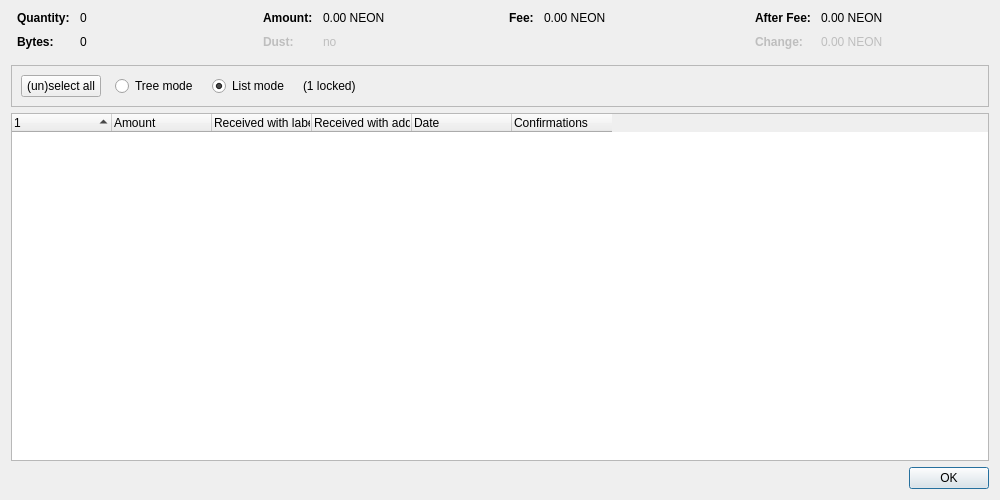
<?xml version="1.0" encoding="UTF-8"?>
<ui version="4.0">
 <class>CoinControlDialog</class>
 <widget class="QDialog" name="CoinControlDialog">
  <property name="geometry">
   <rect>
    <x>0</x>
    <y>0</y>
    <width>1000</width>
    <height>500</height>
   </rect>
  </property>
  <property name="windowTitle">
   <string>Coin Selection</string>
  </property>
  <layout class="QVBoxLayout" name="verticalLayout">
   <item>
    <layout class="QHBoxLayout" name="horizontalLayoutTop" stretch="0,0,0,0">
     <property name="topMargin">
      <number>0</number>
     </property>
     <property name="bottomMargin">
      <number>10</number>
     </property>
     <item>
      <layout class="QFormLayout" name="formLayoutCoinControl1">
       <property name="horizontalSpacing">
        <number>10</number>
       </property>
       <property name="verticalSpacing">
        <number>10</number>
       </property>
       <property name="leftMargin">
        <number>6</number>
       </property>
       <property name="rightMargin">
        <number>6</number>
       </property>
       <item row="0" column="0">
        <widget class="QLabel" name="labelCoinControlQuantityText">
         <property name="font">
          <font>
           <weight>75</weight>
           <bold>true</bold>
          </font>
         </property>
         <property name="text">
          <string>Quantity:</string>
         </property>
        </widget>
       </item>
       <item row="0" column="1">
        <widget class="QLabel" name="labelCoinControlQuantity">
         <property name="cursor">
          <cursorShape>IBeamCursor</cursorShape>
         </property>
         <property name="contextMenuPolicy">
          <enum>Qt::ActionsContextMenu</enum>
         </property>
         <property name="text">
          <string notr="true">0</string>
         </property>
         <property name="textInteractionFlags">
          <set>Qt::LinksAccessibleByMouse|Qt::TextSelectableByKeyboard|Qt::TextSelectableByMouse</set>
         </property>
        </widget>
       </item>
       <item row="1" column="0">
        <widget class="QLabel" name="labelCoinControlBytesText">
         <property name="font">
          <font>
           <weight>75</weight>
           <bold>true</bold>
          </font>
         </property>
         <property name="text">
          <string>Bytes:</string>
         </property>
        </widget>
       </item>
       <item row="1" column="1">
        <widget class="QLabel" name="labelCoinControlBytes">
         <property name="cursor">
          <cursorShape>IBeamCursor</cursorShape>
         </property>
         <property name="contextMenuPolicy">
          <enum>Qt::ActionsContextMenu</enum>
         </property>
         <property name="text">
          <string notr="true">0</string>
         </property>
         <property name="textInteractionFlags">
          <set>Qt::LinksAccessibleByMouse|Qt::TextSelectableByKeyboard|Qt::TextSelectableByMouse</set>
         </property>
        </widget>
       </item>
      </layout>
     </item>
     <item>
      <layout class="QFormLayout" name="formLayoutCoinControl2">
       <property name="horizontalSpacing">
        <number>10</number>
       </property>
       <property name="verticalSpacing">
        <number>10</number>
       </property>
       <property name="leftMargin">
        <number>6</number>
       </property>
       <property name="rightMargin">
        <number>6</number>
       </property>
       <item row="0" column="0">
        <widget class="QLabel" name="labelCoinControlAmountText">
         <property name="font">
          <font>
           <weight>75</weight>
           <bold>true</bold>
          </font>
         </property>
         <property name="text">
          <string>Amount:</string>
         </property>
        </widget>
       </item>
       <item row="0" column="1">
        <widget class="QLabel" name="labelCoinControlAmount">
         <property name="cursor">
          <cursorShape>IBeamCursor</cursorShape>
         </property>
         <property name="contextMenuPolicy">
          <enum>Qt::ActionsContextMenu</enum>
         </property>
         <property name="text">
          <string notr="true">0.00 NEON</string>
         </property>
         <property name="textInteractionFlags">
          <set>Qt::LinksAccessibleByMouse|Qt::TextSelectableByKeyboard|Qt::TextSelectableByMouse</set>
         </property>
        </widget>
       </item>
       <item row="1" column="0">
        <widget class="QLabel" name="labelCoinControlLowOutputText">
         <property name="enabled">
          <bool>false</bool>
         </property>
         <property name="font">
          <font>
           <weight>75</weight>
           <bold>true</bold>
          </font>
         </property>
         <property name="text">
          <string>Dust:</string>
         </property>
        </widget>
       </item>
       <item row="1" column="1">
        <widget class="QLabel" name="labelCoinControlLowOutput">
         <property name="enabled">
          <bool>false</bool>
         </property>
         <property name="cursor">
          <cursorShape>IBeamCursor</cursorShape>
         </property>
         <property name="contextMenuPolicy">
          <enum>Qt::ActionsContextMenu</enum>
         </property>
         <property name="text">
          <string notr="true">no</string>
         </property>
         <property name="textInteractionFlags">
          <set>Qt::LinksAccessibleByMouse|Qt::TextSelectableByKeyboard|Qt::TextSelectableByMouse</set>
         </property>
        </widget>
       </item>
      </layout>
     </item>
     <item>
      <layout class="QFormLayout" name="formLayoutCoinControl3">
       <property name="horizontalSpacing">
        <number>10</number>
       </property>
       <property name="verticalSpacing">
        <number>10</number>
       </property>
       <property name="leftMargin">
        <number>6</number>
       </property>
       <property name="rightMargin">
        <number>6</number>
       </property>
       <item row="0" column="0">
        <widget class="QLabel" name="labelCoinControlFeeText">
         <property name="font">
          <font>
           <weight>75</weight>
           <bold>true</bold>
          </font>
         </property>
         <property name="text">
          <string>Fee:</string>
         </property>
        </widget>
       </item>
       <item row="0" column="1">
        <widget class="QLabel" name="labelCoinControlFee">
         <property name="cursor">
          <cursorShape>IBeamCursor</cursorShape>
         </property>
         <property name="contextMenuPolicy">
          <enum>Qt::ActionsContextMenu</enum>
         </property>
         <property name="text">
          <string notr="true">0.00 NEON</string>
         </property>
         <property name="textInteractionFlags">
          <set>Qt::LinksAccessibleByMouse|Qt::TextSelectableByKeyboard|Qt::TextSelectableByMouse</set>
         </property>
        </widget>
       </item>
      </layout>
     </item>
     <item>
      <layout class="QFormLayout" name="formLayoutCoinControl4">
       <property name="horizontalSpacing">
        <number>10</number>
       </property>
       <property name="verticalSpacing">
        <number>10</number>
       </property>
       <property name="leftMargin">
        <number>6</number>
       </property>
       <property name="rightMargin">
        <number>6</number>
       </property>
       <item row="0" column="0">
        <widget class="QLabel" name="labelCoinControlAfterFeeText">
         <property name="font">
          <font>
           <weight>75</weight>
           <bold>true</bold>
          </font>
         </property>
         <property name="text">
          <string>After Fee:</string>
         </property>
        </widget>
       </item>
       <item row="0" column="1">
        <widget class="QLabel" name="labelCoinControlAfterFee">
         <property name="cursor">
          <cursorShape>IBeamCursor</cursorShape>
         </property>
         <property name="contextMenuPolicy">
          <enum>Qt::ActionsContextMenu</enum>
         </property>
         <property name="text">
          <string notr="true">0.00 NEON</string>
         </property>
         <property name="textInteractionFlags">
          <set>Qt::LinksAccessibleByMouse|Qt::TextSelectableByKeyboard|Qt::TextSelectableByMouse</set>
         </property>
        </widget>
       </item>
       <item row="1" column="0">
        <widget class="QLabel" name="labelCoinControlChangeText">
         <property name="enabled">
          <bool>false</bool>
         </property>
         <property name="font">
          <font>
           <weight>75</weight>
           <bold>true</bold>
          </font>
         </property>
         <property name="text">
          <string>Change:</string>
         </property>
        </widget>
       </item>
       <item row="1" column="1">
        <widget class="QLabel" name="labelCoinControlChange">
         <property name="enabled">
          <bool>false</bool>
         </property>
         <property name="cursor">
          <cursorShape>IBeamCursor</cursorShape>
         </property>
         <property name="contextMenuPolicy">
          <enum>Qt::ActionsContextMenu</enum>
         </property>
         <property name="text">
          <string notr="true">0.00 NEON</string>
         </property>
         <property name="textInteractionFlags">
          <set>Qt::LinksAccessibleByMouse|Qt::TextSelectableByKeyboard|Qt::TextSelectableByMouse</set>
         </property>
        </widget>
       </item>
      </layout>
     </item>
    </layout>
   </item>
   <item>
    <widget class="QFrame" name="frame">
     <property name="minimumSize">
      <size>
       <width>0</width>
       <height>40</height>
      </size>
     </property>
     <property name="frameShape">
      <enum>QFrame::StyledPanel</enum>
     </property>
     <property name="frameShadow">
      <enum>QFrame::Sunken</enum>
     </property>
     <layout class="QHBoxLayout" name="horizontalLayout">
      <item>
       <layout class="QHBoxLayout" name="horizontalLayoutPanel" stretch="0,0,0,0,0">
        <property name="spacing">
         <number>14</number>
        </property>
        <item>
         <widget class="QPushButton" name="pushButtonSelectAll">
          <property name="sizePolicy">
           <sizepolicy hsizetype="Maximum" vsizetype="Fixed">
            <horstretch>0</horstretch>
            <verstretch>0</verstretch>
           </sizepolicy>
          </property>
          <property name="text">
           <string>(un)select all</string>
          </property>
          <property name="autoDefault">
           <bool>false</bool>
          </property>
         </widget>
        </item>
        <item>
         <widget class="QRadioButton" name="radioTreeMode">
          <property name="sizePolicy">
           <sizepolicy hsizetype="Maximum" vsizetype="Fixed">
            <horstretch>0</horstretch>
            <verstretch>0</verstretch>
           </sizepolicy>
          </property>
          <property name="text">
           <string>Tree mode</string>
          </property>
         </widget>
        </item>
        <item>
         <widget class="QRadioButton" name="radioListMode">
          <property name="sizePolicy">
           <sizepolicy hsizetype="Maximum" vsizetype="Fixed">
            <horstretch>0</horstretch>
            <verstretch>0</verstretch>
           </sizepolicy>
          </property>
          <property name="text">
           <string>List mode</string>
          </property>
          <property name="checked">
           <bool>true</bool>
          </property>
         </widget>
        </item>
        <item>
         <widget class="QLabel" name="labelLocked">
          <property name="text">
           <string notr="true">(1 locked)</string>
          </property>
         </widget>
        </item>
        <item>
         <spacer name="horizontalSpacer">
          <property name="orientation">
           <enum>Qt::Horizontal</enum>
          </property>
          <property name="sizeHint" stdset="0">
           <size>
            <width>40</width>
            <height>20</height>
           </size>
          </property>
         </spacer>
        </item>
       </layout>
      </item>
     </layout>
    </widget>
   </item>
   <item>
    <widget class="CoinControlTreeWidget" name="treeWidget">
     <property name="contextMenuPolicy">
      <enum>Qt::CustomContextMenu</enum>
     </property>
     <property name="sortingEnabled">
      <bool>false</bool>
     </property>
     <property name="columnCount">
      <number>6</number>
     </property>
     <attribute name="headerShowSortIndicator" stdset="0">
      <bool>true</bool>
     </attribute>
     <attribute name="headerStretchLastSection">
      <bool>false</bool>
     </attribute>
     <column>
      <property name="text">
       <string/>
      </property>
     </column>
     <column>
      <property name="text">
       <string>Amount</string>
      </property>
     </column>
     <column>
      <property name="text">
       <string>Received with label</string>
      </property>
     </column>
     <column>
      <property name="text">
       <string>Received with address</string>
      </property>
     </column>
     <column>
      <property name="text">
       <string>Date</string>
      </property>
     </column>
     <column>
      <property name="text">
       <string>Confirmations</string>
      </property>
      <property name="toolTip">
       <string>Confirmed</string>
      </property>
     </column>
     <column>
      <property name="text">
       <string/>
      </property>
     </column>
     <column>
      <property name="text">
       <string/>
      </property>
     </column>
     <column>
      <property name="text">
       <string/>
      </property>
     </column>
     <column>
      <property name="text">
       <string/>
      </property>
     </column>
    </widget>
   </item>
   <item>
    <widget class="QDialogButtonBox" name="buttonBox">
     <property name="orientation">
      <enum>Qt::Horizontal</enum>
     </property>
     <property name="standardButtons">
      <set>QDialogButtonBox::Ok</set>
     </property>
    </widget>
   </item>
  </layout>
 </widget>
 <customwidgets>
  <customwidget>
   <class>CoinControlTreeWidget</class>
   <extends>QTreeWidget</extends>
   <header>qt/coincontroltreewidget.h</header>
  </customwidget>
 </customwidgets>
 <resources/>
 <connections/>
</ui>
